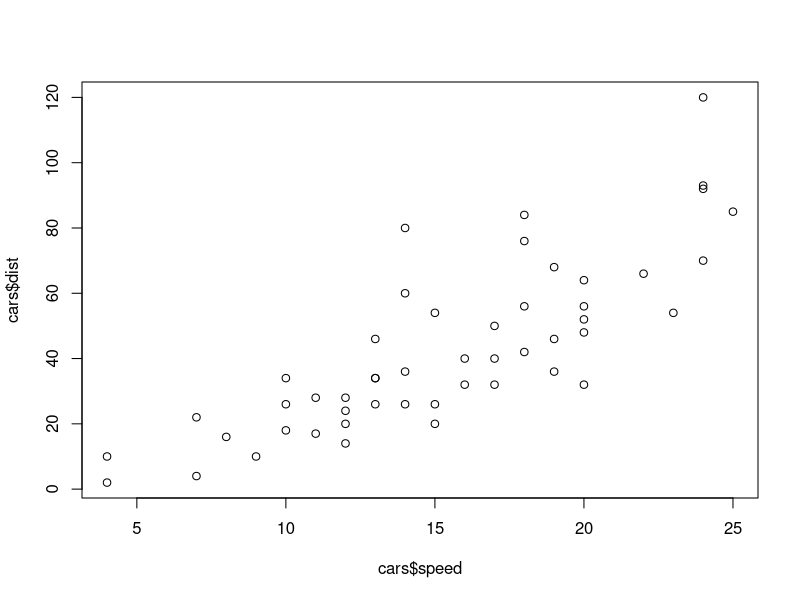
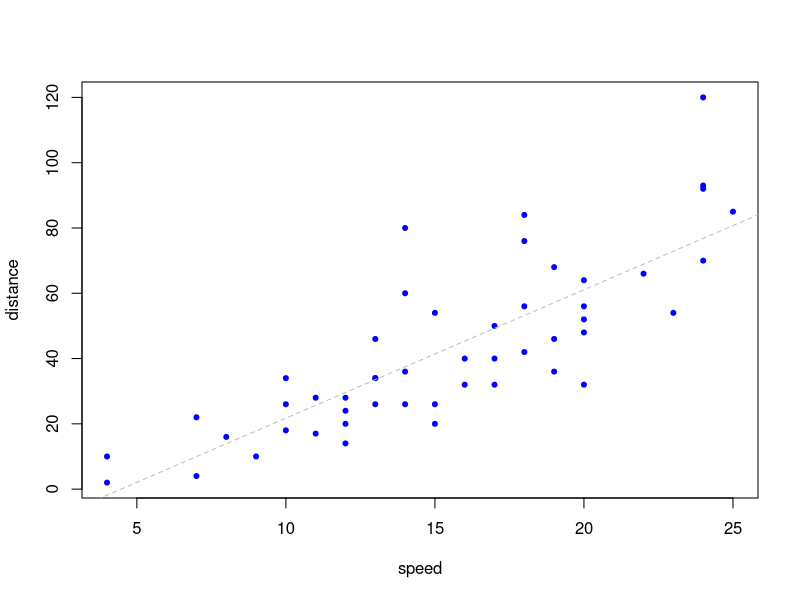
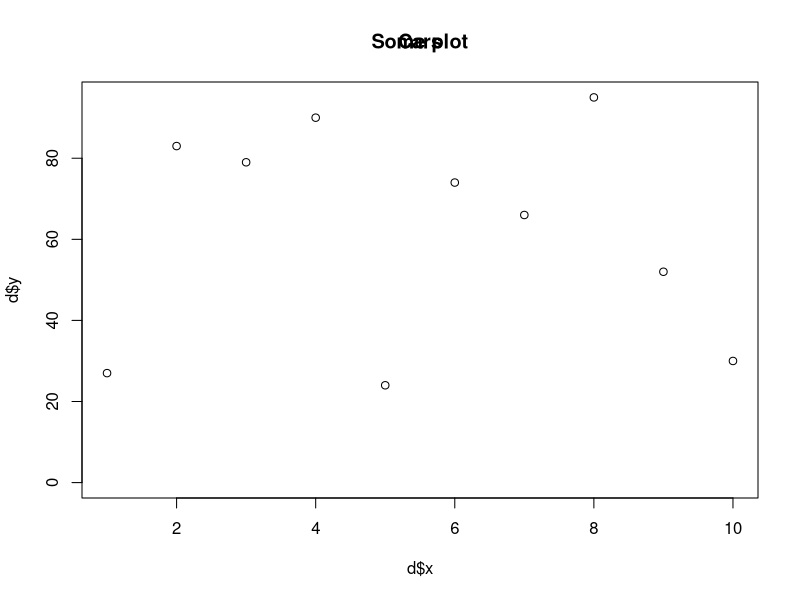
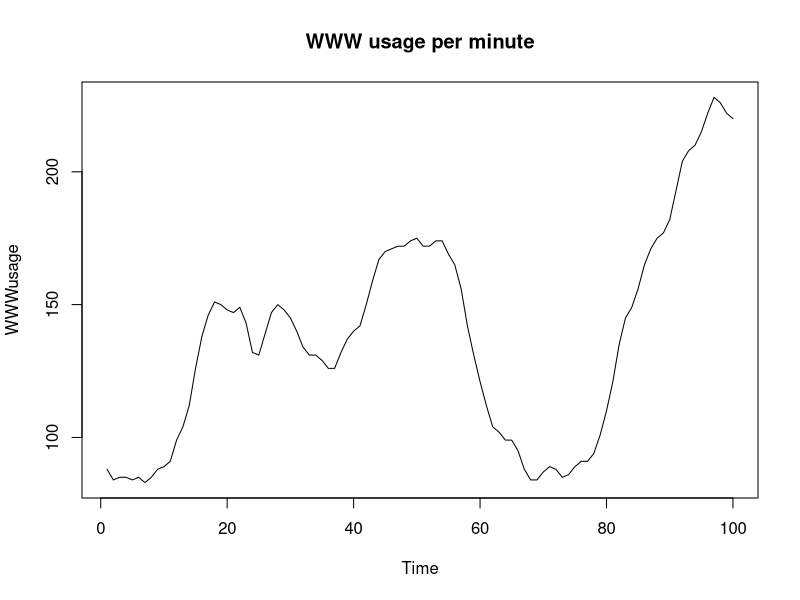
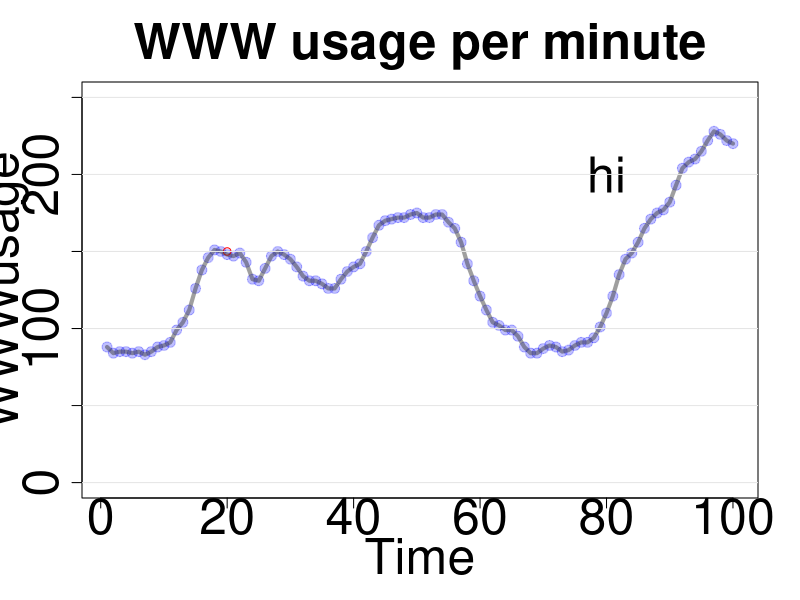
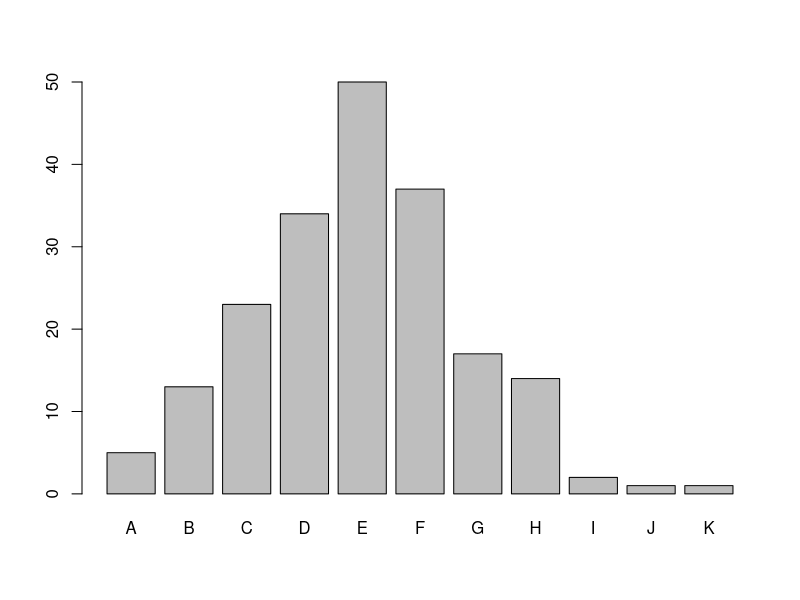
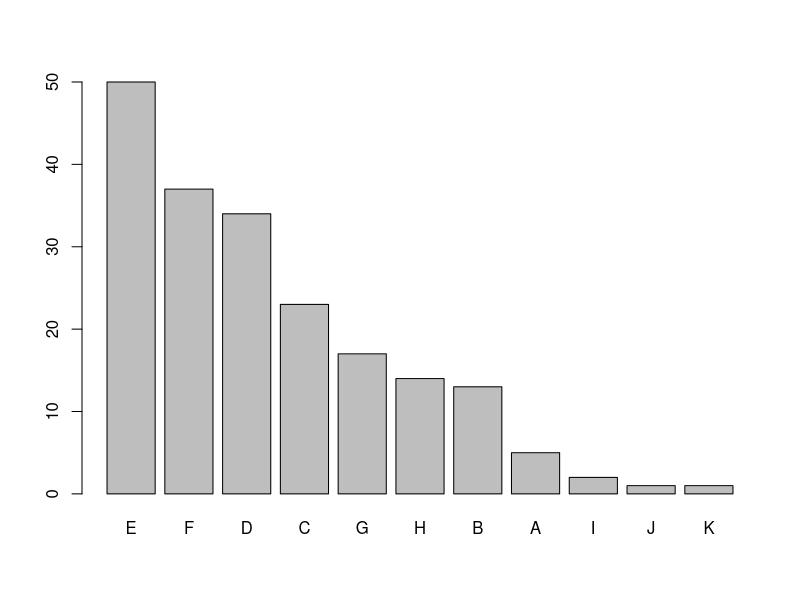
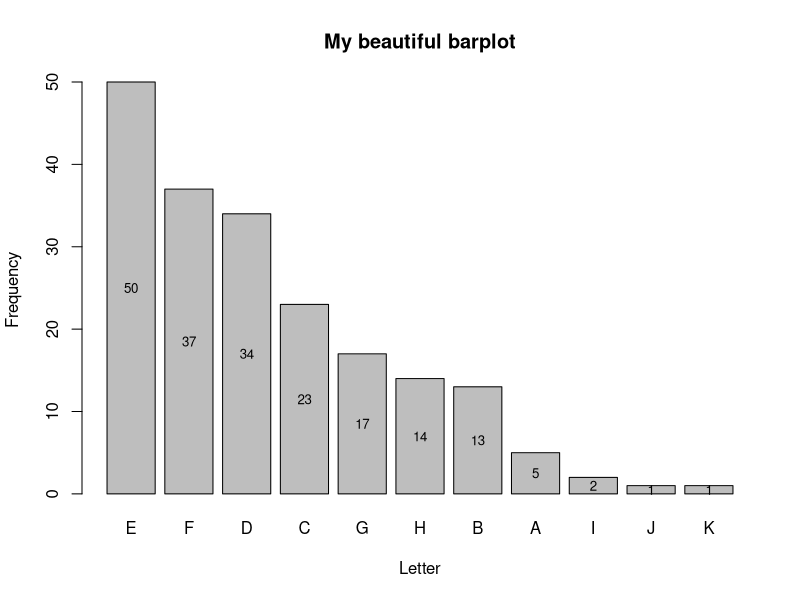

Generate these figures, in order, with R:
library(tidyverse)
library(beeswarm)
library(ggbeeswarm)
library(scales)
library(patchwork)

###################################
# Data visuazlization with base R #
###################################

# simple scatterplot
data("cars")

plot(x= cars$speed, y = cars$dist)

plot(x = cars$speed,    # x axis 
     y = cars$dist,     # y axis
     pch = 20,          # optional: change point type
     col = "blue",      # optional: change color
     xlab = "speed",    # x axis label
     ylab = "distance") # y axis label
abline(lm(cars$dist~cars$speed), # add regression line
    col = "grey",                # color
    lty = 2)                     # line type (2 = dashed) 


d <- data.frame(x = 1:10,
                y = sample(1:100, 10))

plot(d$x, d$y, ylim = c(0, max(d$y)))
title("Some plot")


# alternative: lowess curve
# lines(lowess(cars$speed, cars$dist)) # add lowess curve

title("Cars")           # add title


# simple lineplot ---------------------------------------------------------

data("WWWusage")
plot(1:100, WWWusage, type = "l", xlab="Time",
     main = "WWW usage per minute")

# we can also combine dotplot and lineplot:
plot(1:100, # x axis
     WWWusage, # y axis
     type = "p", # p = points
     xlab="Time", # x axis label
     pch = 20, # change point type
     col = rgb(0,0,1,.25), # RGB: red, green, blue + alpha (= transparency)
     ylim = c(0,250),  # y axis limits
     main = "WWW usage per minute", cex=2, cex.axis=3, cex.main=3, cex.lab=3)
points(x=20,y=150, col="red")
text(x=80,y=200, "hi", cex=3)
lines(1:100, WWWusage, 
      type = "l", # l = line
      col = rgb(.256,.256,.256,.5), # RGB code for grey (+ alpha)
      lwd = 4)

# we can also add a grid:
grid(nx = 0, # no grid lines on x axis
     ny = NULL, # NULL here means that grid aligns with tick marks
                # (see vignette: ?grid)
     lty = 1, col = "grey90")

# simple barplot ----------------------------------------------------------

# set a seed for replicability
set.seed(utf8ToInt("lotwinterschool"))

# get a sample
spl <- LETTERS[round(rnorm(200, mean = 5, sd = 2))]


# barplot
table(spl) %>%  # tabulate
  barplot()

# we can also sort the table by frequency
# before plotting:
table(spl) %>% sort(decreasing = T) %>% barplot()

# we can also add absolute numbers:
tbl <- table(spl) %>% sort(decreasing = T) # save table as object
(bp <- barplot(tbl))
text(bp,    # x axis values taken from bp object (i.e. the barplot itself)
     tbl/2, # y axis value taken from tbl, divided by two
            # to be in the middle of the bars
     tbl,   # labels taken from the table 
     cex = .8) # decrease font size a bit
title("My beautiful barplot") # add title

# x and y labels can also be added using the title() command:
title(xlab = "Letter", ylab = "Frequency")


# stacked barplot
# possible in base R but MUCH (!) easier in 
# ggplot2, hence we will deal with this later.



# boxplot -----------------------------------------------------------------

# sample data
set.seed(42)
d <- tibble(x = rnorm(100, mean = 5, sd = 1),
            y = rnorm(100, mean = 7, sd = 3))


boxplot(d)

# Interpretation: the box shows the interquartile
# range, i.e. the area in which the middle 50% of
# the data fall. The whiskers show 1.5 times the
# interquartile range; data that fall out of this
# range are presented as outliers (individual dots).
quantile(d$y)
IQR(d$y)

# beeswarm plot -----------------------------------------------------------

beeswarm(d,                # x axis
         pch = 20,         # y axis
         col = "darkblue", # color of the points
         method = "hex")   # methods for distributing the dots
                           # (chosen here to avoid overlaps
                           # that we see with the default method)
boxplot(d, add = T, col = rgb(.256, .256, .256, .2))




# exporting base R plots --------------------------------------------------

# base R plots can be exported using the png function:
# wrap the plot in
# png(...)
# PLOT COMMANDS
# dev.off()
png("exampleplot.png",
    width = 6.5, height = 5, 
    un = "in", 
    res = 300)
beeswarm(d,                
         pch = 20,         
         col = "darkblue", 
         method = "hex")
boxplot(d, add = T, col = rgb(.256, .256, .256, .2))
dev.off()



# plot grids --------------------------------------------------------------

# Multiple plots can be exported by setting up a 
# grid of n rows x n columns using par(mfrow = x,y)
png("exampleplot02.png", width = 11.5, height = 5, un = "in", res = 300)
par(mfrow = c(1,2)) # 1 row, two columns
beeswarm(d,                
         pch = 20,         
         col = "darkblue", 
         method = "hex")
boxplot(d, col = rgb(.256, .256, .256, .2))
dev.off()
par(mfrow = c(1,1)) # restore default



####################################
# Data visuazlization with ggplot2 #
####################################


# simple scatterplot ------------------------------------------------------

ggplot(cars,          # the dataset
      aes(           # IMPORTANT: the aesthetic mappings, i.e. the
          x = speed, # mappings between data and visual properties,
          y = dist         # have to be wrapped in aes()!
      )) +
  geom_point()     # a geom object that describes
                   # how to render the observation.


# The plot can be saved as an object and then be
# customized further by adding more geoms as well as
# so-called SCALES, which can be used to modify the
# appearance of each geom layer.

p1 <- ggplot(cars,          
       aes(           
         x = speed, 
         y = dist   
       )) +
  geom_point() 

# add a regression line:
(p1 <- p1 + 
  geom_smooth(method = "lm") )

# change appearance of x axis:
# (just for illustrative purposes, doesn't make sense here)
p1 + scale_x_continuous(breaks = seq(0,25,7))

# log-transform y axis (also just for demonstraion):
p1 + scale_y_continuous(trans = "log2")

# with the scale_ arguments, we can change the
# aesthetic mappings specified via aes(). Why does this
# not work?
p1 + scale_color_manual(values = "red")

# Because we haven't specified color in the aesthetic
# mappings. We could do so:
(p1 <- p1 + geom_point(aes(color = "bla")))
(p1 <- p1 + scale_color_manual(values = "red"))

# remove legend:
(p1 <- p1 + guides(col = "none"))

# we can also customize x and y labels by adding
# the respective layers
(p1 <- p1 + xlab("Speed") + ylab("Dist"))

# ... and add a title:
(p1 <- (p1 + ggtitle("Cars")))

# ... and customize the title, e.g.
# to make it boldface and center it:
(p1 <- p1 + theme(plot.title = element_text(face = "bold", 
                                     hjust = 0.5)))


# we can also change the theme:
p1 + theme_bw()
p1 + theme_minimal()

# or remove or cutomize the gridlines:
p1 + theme(panel.grid.minor = element_blank())
p1 + theme(panel.grid.major = element_blank())
p1 + theme(panel.grid = element_blank())
p1 + theme(panel.grid.major.x =  element_blank(),
           panel.grid.minor.x = element_blank())

# simple lineplot ---------------------------------------------------------

# ggplot only accepts dataframes as input,
# so we first have to build a dataframe:
wwwusage <- tibble(time = 1:100,
       WWWusage = WWWusage)

# now try building the plot yourself!
# Hint: the relevant geom is geom_line().

ggplot(wwwusage, aes(x = time, y = WWWusage)) +
  geom_point() +
  geom_line(lwd=1.5)




# barplot -----------------------------------------------------------------

# again, remember that ggplot usually only accepts
# dataframes as input. One thing we can do is just
# creating a one-column dataframe with our spl data
# from above:
tibble(x = spl) %>% 
  ggplot(aes(x = x)) + 
  geom_bar() # barplot

# alternatively, we can use the already tabulated data
# with geom_col():
tbl <- as_tibble(tbl)

# now we can use this as input for geom_col:
colnames(tbl)
ggplot(tbl, aes(x = spl,  # x axis
                y = n)) + # y axis
geom_col() # same result as before.


# stacked barplot

# add a group variable to spl: letters from A-E vs. letters
# from F-K
spl01 <- tibble(letters = spl)
spl01$group <- ifelse(spl01$letters %in% LETTERS[1:5], "A-E", "F-K")

# plot:
spl01 %>% 
  ggplot(aes(x = group, fill = letters)) + 
  geom_bar() +
  scale_fill_viridis_d() # colorblind-friendly palette

# we can also add labels:
spl01 %>% 
  ggplot(aes(x = group, fill = letters)) + 
  geom_bar() +
  scale_fill_viridis_d() +
  geom_text(stat="count", # necessary to compute y axis position
                          # (horribly counterintuitive, I know!!)
            aes(label = letters), 
            position = position_stack(vjust = .5),
            col = c(rep("white", 5), rep("black", 6))) + # specify color of text
  guides(fill = "none") # remove legend
  

# using proportions:
(p <-spl01 %>% 
  ggplot(aes(x = group, fill = letters)) + 
  geom_bar(position = "fill") +
  scale_fill_viridis_d() +
  scale_y_continuous(labels = percent) ) # requires package "scales"!

# add labels:
p + geom_text(stat="count", 
              aes(label = after_stat(count)), 
              position = position_fill(vjust = .5))



# beeswarm and boxplots ---------------------------------------------------

# we use the d dataframe again that
# we created above.
head(d)

# first try:
ggplot(d, aes(x = x,
              y = y)) + geom_beeswarm()

# Doesn't look quite right. Why not?
# Because x and y are different groups!
# We have to transform the data first:
# One column for the values, one for the groups.
# This can be done using pivot_longer:

d <- pivot_longer(d, cols = c("x", "y"))
d

# replace the names:
colnames(d) <- c("group", "value")


# now let's try again:
ggplot(d, aes(x = group, y = value)) +
  geom_beeswarm()

# looks much better!
# again, we can overlay other plots:

(p <- ggplot(d, aes(x = group, y = value)) +
    geom_beeswarm(col = "blue"))

# add boxplot:
p + geom_boxplot(fill = "grey", alpha = .3)

# or a violin plot:
p + geom_violin(alpha = .3)



# exporting ggplots -------------------------------------------------------

# We can use ggsave to save ggplots:
p + geom_violin(alpha = .3)
ggsave("exampleggplot.png")



# multiple ggplots --------------------------------------------------------

# We can use the excellent patchwork package
# to group ggplots:

p | p1
ggsave("exampleggplot2.png", width = 12, height = 5.5)


# It often helps to use bigger axis labels
# because the default ones tend to be hard to read
# in presentations or publications.
# In fact, I have saved a code snippet in RStudio
# (see Tools > Global Options > Code > Code Snippets)
# to have it always available:

p + theme(text = element_text(size = 18),
          title = element_text(size = 18))

# Note that you have to use it *after* changing
# the global theme. If you switch to e.g. theme_bw or
# theme_minimal afterwards, your changes to the theme
# will be overridden:

p + theme(text = element_text(size = 18),
          title = element_text(size = 18)) +
  theme_bw() # font size change is lost

# So the order in which you use the commands matters!



